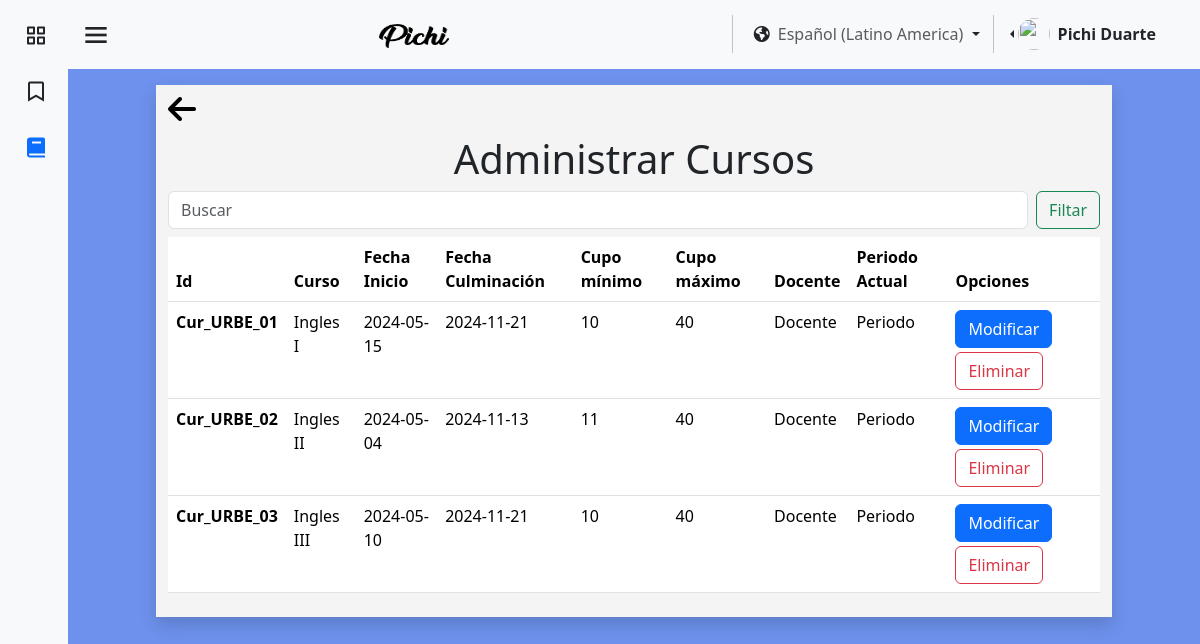
The app's page /pages/es/administrarCurso.php (signed in), older data.
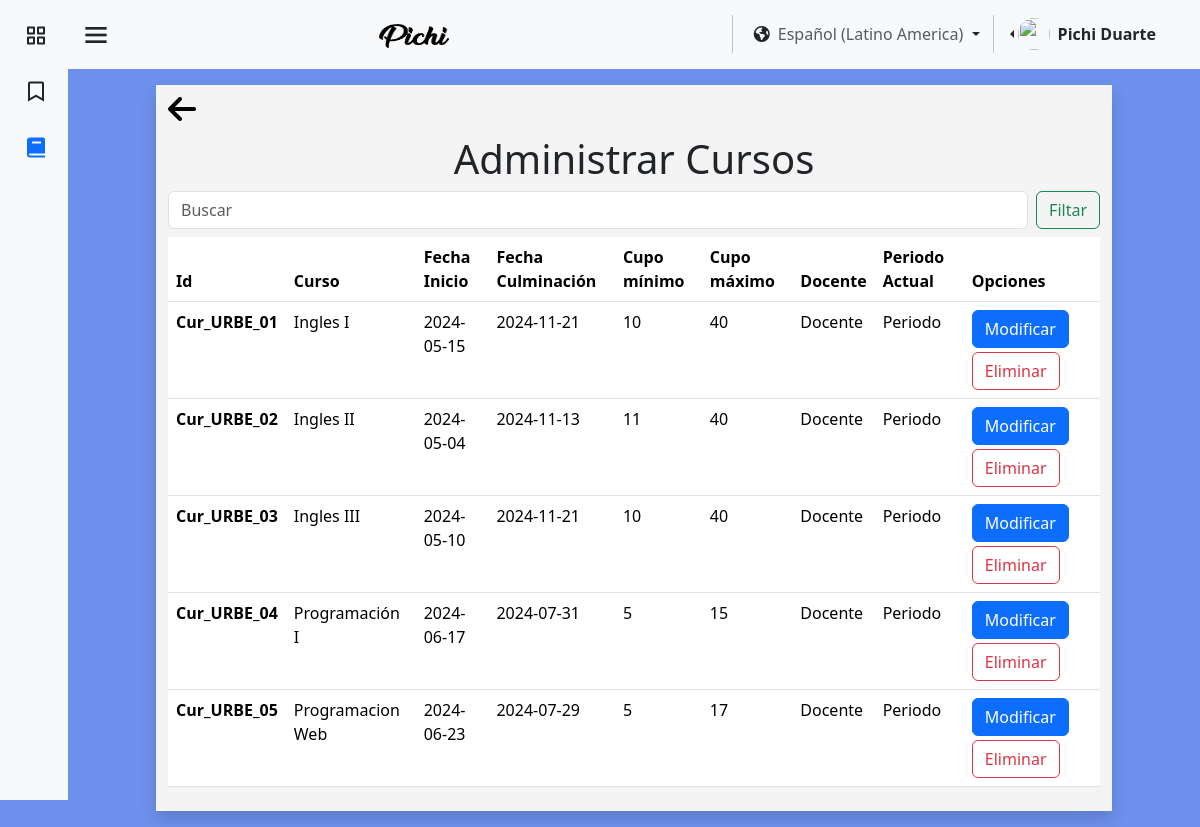
The same page, newer data.
### tables this page shows
CREATE TABLE `cursos` (
  `id_cur` varchar(100) NOT NULL,
  `nombre_cur` varchar(45) NOT NULL,
  `fecha_inicio` date NOT NULL,
  `cupos_cur_min` int(11) NOT NULL,
  `cupos_cur_max` int(11) NOT NULL,
  `Empresa_id_empresa` int(11) NOT NULL,
  `fecha_fin` date NOT NULL,
  `visibilidad_curso` varchar(11) NOT NULL
);

### pages/es/administrarCurso.php (the view, shortened to what the changed rows need)
<?php
require "../../assests/php/LoginBD.php";
$cursos = [];
if (isset($_SESSION['id_user'])) {
    $usuarios1 = $_SESSION['id_user'];
    $conexion1 = mysqli_query($mysqli, "SELECT Empresa_id_empresa, rol, nombre_user, apellido_user FROM usuario WHERE id_user = '$usuarios1'");
    if (mysqli_num_rows($conexion1) > 0) {
        $datos = mysqli_fetch_assoc($conexion1);
        $empresaUsuario = $datos['Empresa_id_empresa'];
        $conexion2 = mysqli_query($mysqli, "SELECT nombre_empresa FROM empresa WHERE id_empresa = '$empresaUsuario'");
        if (mysqli_num_rows($conexion2) > 0) {
            $conexion3 = mysqli_query($mysqli, "SELECT * FROM cursos WHERE Empresa_id_empresa = '$empresaUsuario'");
            if (mysqli_num_rows($conexion3) > 0) {
                while ($datos3 = mysqli_fetch_assoc($conexion3)) {
                    $cursos[] = $datos3;
                }
            }
        }
    }
}
?>
<!DOCTYPE html>
<html lang="en">
<head>
    <link href="https://cdn.jsdelivr.net/npm/bootstrap@5.3.3/dist/css/bootstrap.min.css" rel="stylesheet"
 />
    <link href="https://unpkg.com/boxicons@2.1.4/css/boxicons.min.css" rel="stylesheet" />
    <link rel="stylesheet" href="https://cdnjs.cloudflare.com/ajax/libs/font-awesome/6.5.1/css/all.min.css"
 />
    <link rel="stylesheet" href="../../assests/css/colorPallete.css" />
    <link rel="stylesheet" href="../../assests/css/viewUser.css" />
    <link rel="stylesheet" href="../../assests/css/style (2).css">
    <link rel="stylesheet" href="../../assests/css/crearCurso.css">
    <link rel="stylesheet" href="../../assests/css/sidebar.css" />
</head>
<body class="bg-pastel" id="body-pd">
    <section>
        <div class="container-fluid bg-blanco my-3 pb-2 shadow">
            <h1 class="text-center pt-2">Administrar Cursos</h1>
            <div class="table-responsive">
                <table class="table mt-2">
                    <thead>
                        <tr>
                            <th scope="col">Id</th>
                            <th scope="col">Curso</th>
                            <th scope="col">Fecha Inicio</th>
                            <th scope="col">Fecha Culminación</th>
                            <th scope="col">Cupo mínimo</th>
                            <th scope="col">Cupo máximo</th>
                            <th scope="col">Docente</th>
                            <th scope="col">Periodo Actual</th>
                            <th scope="col">Opciones</th>
                        </tr>
                    </thead>
                    <tbody>
                        <?php foreach ($cursos as $curso) { ?>
                            <tr>
                                <th scope="row"><?php echo $curso['id_cur']; ?></th>
                                <td><?php echo $curso['nombre_cur']; ?></td>
                                <td><?php echo $curso['fecha_inicio']; ?></td>
                                <td><?php echo $curso['fecha_fin']; ?></td>
                                <td><?php echo $curso['cupos_cur_min']; ?></td>
                                <td><?php echo $curso['cupos_cur_max']; ?></td>
                                <td>Docente</td>
                                <td>Periodo</td>
                                <td>
                                    <button onclick="location.href='modifCurso.php'" class="btn btn-primary me-1">
                                        Modificar
                                    </button>
                                    <button onclick="eliminarCurso();" class="btn mt-1 btn-outline-danger">
                                        Eliminar
                                    </button>
                                </td>
                            </tr>
                        <?php } ?>
                    </tbody>
                </table>
            </div>
        </div>
    </section>
</body>
</html>

Row changes from the older to the newer data that the page shows:
added cursos: id_cur "Cur_URBE_04", nombre_cur "Programación I", fecha_inicio "2024-06-17", fecha_fin "2024-07-31", cupos_cur_min "5", cupos_cur_max "15"
added cursos: id_cur "Cur_URBE_05", nombre_cur "Programacion Web", fecha_inicio "2024-06-23", fecha_fin "2024-07-29", cupos_cur_min "5", cupos_cur_max "17"
